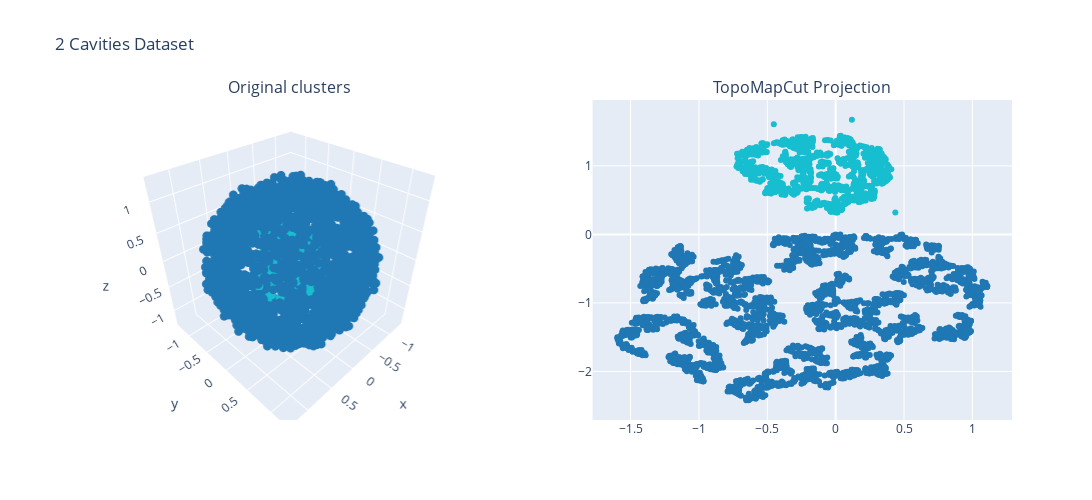

Write notebook code for a chart like this one.
### Code cell
fig = plot_data_projection(df_cavities, projections)
fig.update_layout(title_text='2 Cavities Dataset')
fig.show()

### Figure 1 — Plotly figure (JSON) as saved in the notebook; plotly's stock layout.template omitted (floating-point values rounded to 4 significant figures; data arrays with more than 128 entries replaced by an {"elided": "..."} marker saying what was removed)
{"data": [{"marker": {"color": {"elided": "4002 int values"}, "colorscale": [[0, "#1F77B4"], [0.1111, "#FF7F0E"], [0.2222, "#2CA02C"], [0.3333, "#D62728"], [0.4444, "#9467BD"], [0.5556, "#8C564B"], [0.6667, "#E377C2"], [0.7778, "#7F7F7F"], [0.8889, "#BCBD22"], [1, "#17BECF"]], "size": 3}, "mode": "markers", "scene": "scene", "type": "scatter3d", "x": {"elided": "4002 float values"}, "y": {"elided": "4002 float values"}, "z": {"elided": "4002 float values"}}, {"marker": {"color": {"elided": "4002 int values"}, "colorscale": [[0, "#1F77B4"], [0.1111, "#FF7F0E"], [0.2222, "#2CA02C"], [0.3333, "#D62728"], [0.4444, "#9467BD"], [0.5556, "#8C564B"], [0.6667, "#E377C2"], [0.7778, "#7F7F7F"], [0.8889, "#BCBD22"], [1, "#17BECF"]]}, "mode": "markers", "type": "scatter", "x": {"elided": "4002 float values"}, "xaxis": "x", "y": {"elided": "4002 float values"}, "yaxis": "y"}], "layout": {"annotations": [{"font": {"size": 16}, "showarrow": false, "text": "Original clusters", "x": 0.225, "xanchor": "center", "xref": "paper", "y": 1, "yanchor": "bottom", "yref": "paper"}, {"font": {"size": 16}, "showarrow": false, "text": "TopoMapCut Projection", "x": 0.775, "xanchor": "center", "xref": "paper", "y": 1, "yanchor": "bottom", "yref": "paper"}], "height": 500, "scene": {"domain": {"x": [0, 0.45], "y": [0, 1]}}, "showlegend": false, "title": {"text": "2 Cavities Dataset"}, "width": 1200, "xaxis": {"anchor": "y", "domain": [0.55, 1]}, "yaxis": {"anchor": "x", "domain": [0, 1]}}}
